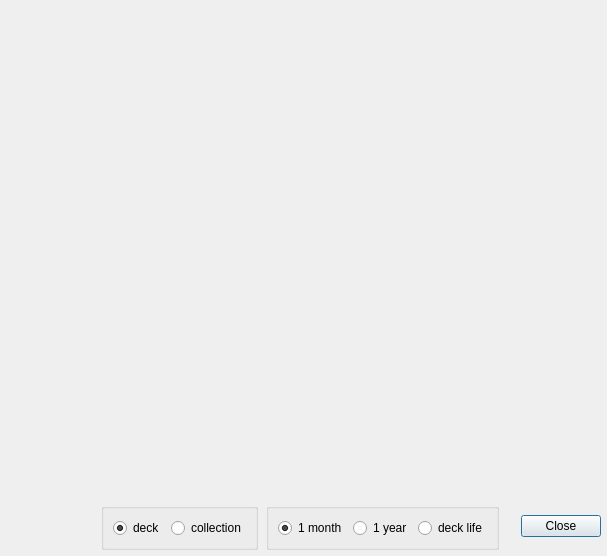
<?xml version="1.0" encoding="UTF-8"?>
<ui version="4.0">
 <class>Dialog</class>
 <widget class="QDialog" name="Dialog">
  <property name="geometry">
   <rect>
    <x>0</x>
    <y>0</y>
    <width>607</width>
    <height>556</height>
   </rect>
  </property>
  <property name="windowTitle">
   <string>Statistics</string>
  </property>
  <layout class="QVBoxLayout" name="verticalLayout">
   <property name="spacing">
    <number>0</number>
   </property>
   <property name="leftMargin">
    <number>0</number>
   </property>
   <property name="topMargin">
    <number>0</number>
   </property>
   <property name="rightMargin">
    <number>0</number>
   </property>
   <property name="bottomMargin">
    <number>0</number>
   </property>
   <item>
    <widget class="AnkiWebView" name="web" native="true">
     <property name="styleSheet">
      <string notr="true">background :url(:/icons/Mainwindow_bg.jpg)</string>
     </property>
     <property name="url" stdset="0">
      <url>
       <string>about:blank</string>
      </url>
     </property>
    </widget>
   </item>
   <item>
    <layout class="QHBoxLayout" name="horizontalLayout_3">
     <property name="spacing">
      <number>8</number>
     </property>
     <property name="leftMargin">
      <number>6</number>
     </property>
     <property name="topMargin">
      <number>6</number>
     </property>
     <property name="rightMargin">
      <number>6</number>
     </property>
     <property name="bottomMargin">
      <number>6</number>
     </property>
     <item>
      <spacer name="horizontalSpacer">
       <property name="orientation">
        <enum>Qt::Horizontal</enum>
       </property>
       <property name="sizeHint" stdset="0">
        <size>
         <width>40</width>
         <height>20</height>
        </size>
       </property>
      </spacer>
     </item>
     <item>
      <widget class="QGroupBox" name="groupBox_2">
       <property name="title">
        <string/>
       </property>
       <layout class="QHBoxLayout" name="horizontalLayout_2">
        <item>
         <widget class="QRadioButton" name="groups">
          <property name="text">
           <string>deck</string>
          </property>
          <property name="checked">
           <bool>true</bool>
          </property>
         </widget>
        </item>
        <item>
         <widget class="QRadioButton" name="all">
          <property name="text">
           <string>collection</string>
          </property>
         </widget>
        </item>
       </layout>
      </widget>
     </item>
     <item>
      <widget class="QGroupBox" name="groupBox">
       <property name="title">
        <string/>
       </property>
       <layout class="QHBoxLayout" name="horizontalLayout">
        <item>
         <widget class="QRadioButton" name="month">
          <property name="text">
           <string>1 month</string>
          </property>
          <property name="checked">
           <bool>true</bool>
          </property>
         </widget>
        </item>
        <item>
         <widget class="QRadioButton" name="year">
          <property name="text">
           <string>1 year</string>
          </property>
         </widget>
        </item>
        <item>
         <widget class="QRadioButton" name="life">
          <property name="text">
           <string>deck life</string>
          </property>
         </widget>
        </item>
       </layout>
      </widget>
     </item>
     <item>
      <widget class="QDialogButtonBox" name="buttonBox">
       <property name="orientation">
        <enum>Qt::Horizontal</enum>
       </property>
       <property name="standardButtons">
        <set>QDialogButtonBox::Close</set>
       </property>
      </widget>
     </item>
    </layout>
   </item>
  </layout>
 </widget>
 <customwidgets>
  <customwidget>
   <class>AnkiWebView</class>
   <extends>QWidget</extends>
   <header location="global">aqt/webview</header>
   <container>1</container>
  </customwidget>
 </customwidgets>
 <resources/>
 <connections>
  <connection>
   <sender>buttonBox</sender>
   <signal>accepted()</signal>
   <receiver>Dialog</receiver>
   <slot>accept()</slot>
   <hints>
    <hint type="sourcelabel">
     <x>248</x>
     <y>254</y>
    </hint>
    <hint type="destinationlabel">
     <x>157</x>
     <y>274</y>
    </hint>
   </hints>
  </connection>
  <connection>
   <sender>buttonBox</sender>
   <signal>rejected()</signal>
   <receiver>Dialog</receiver>
   <slot>reject()</slot>
   <hints>
    <hint type="sourcelabel">
     <x>316</x>
     <y>260</y>
    </hint>
    <hint type="destinationlabel">
     <x>286</x>
     <y>274</y>
    </hint>
   </hints>
  </connection>
 </connections>
</ui>
